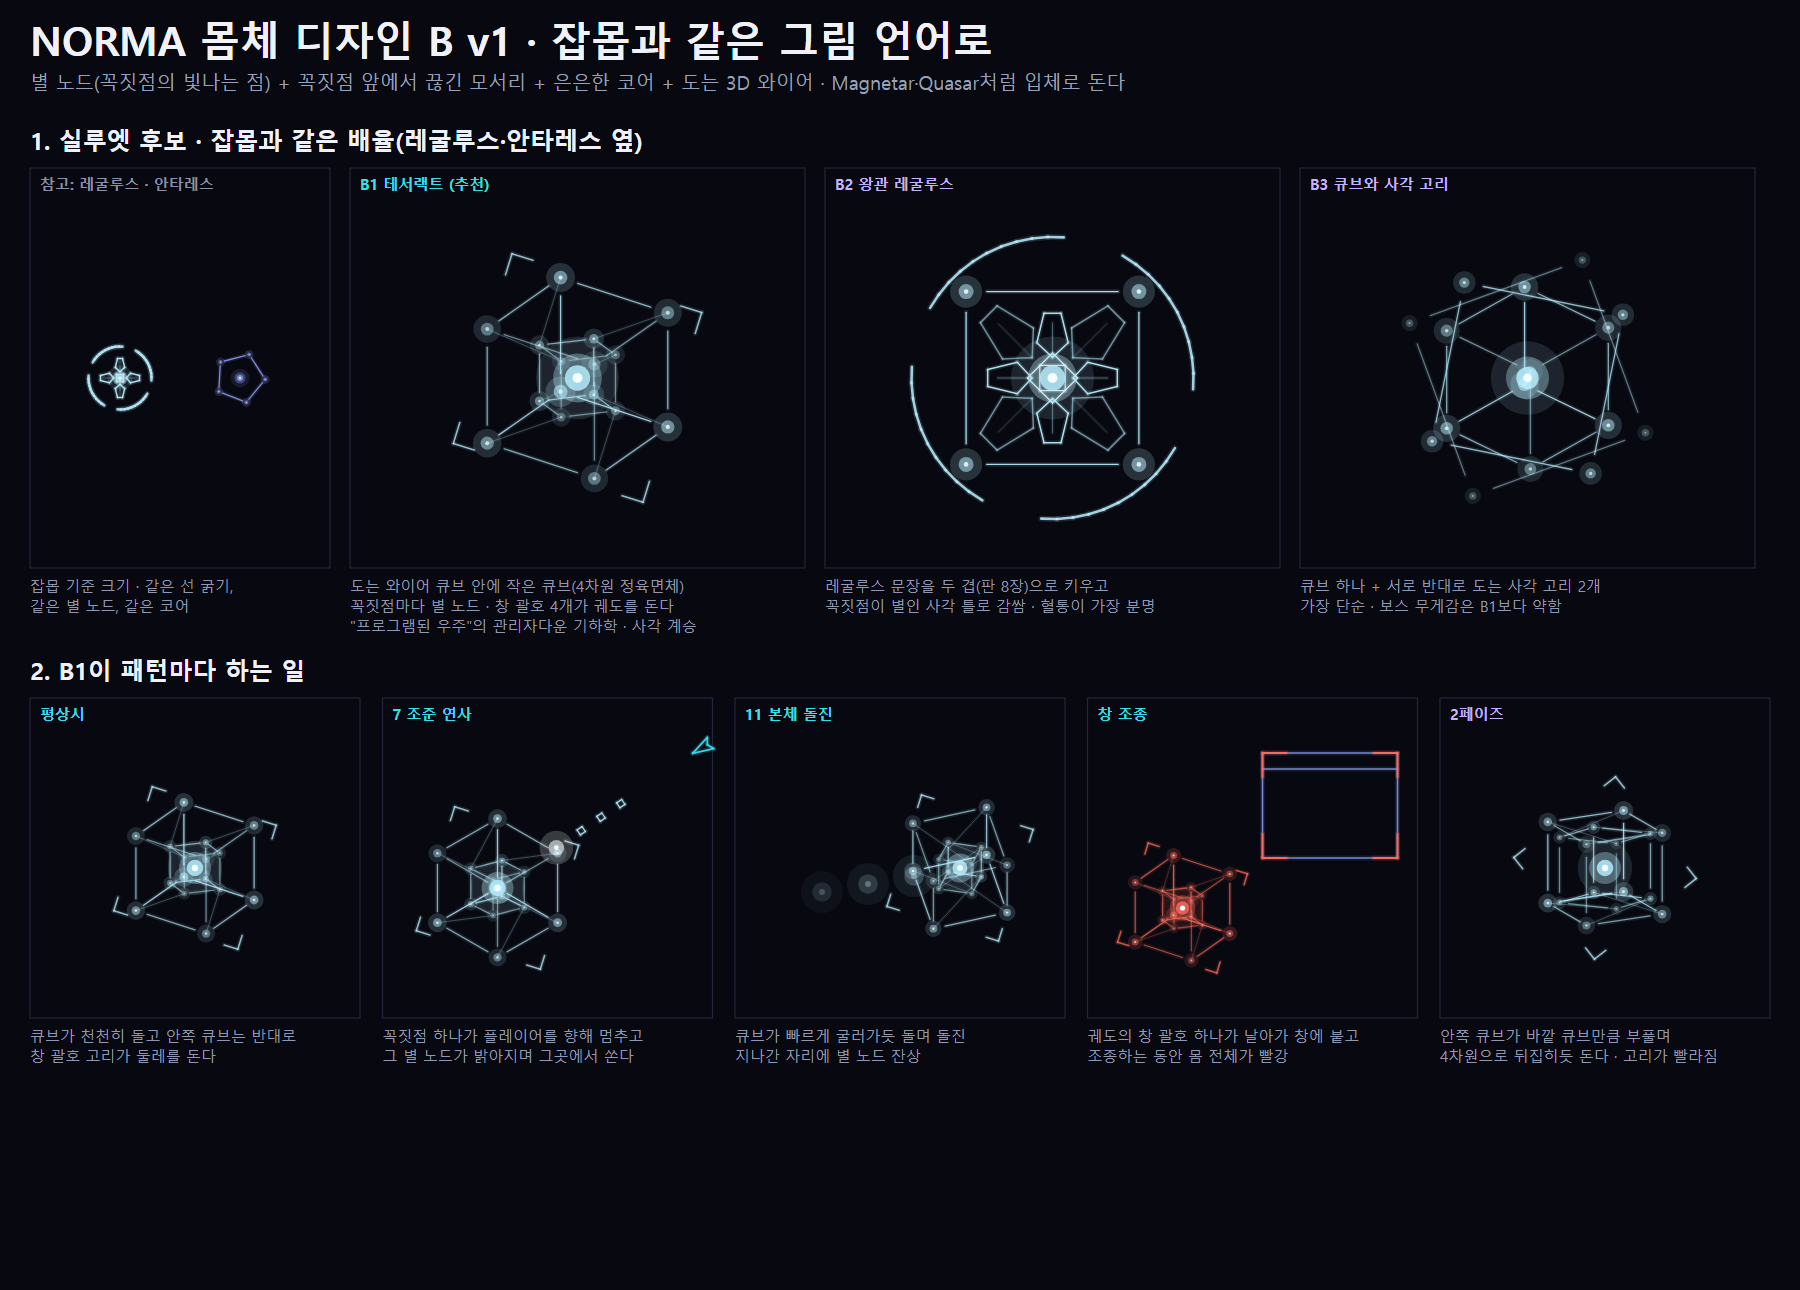

This chart was generated by the following Python code:
"""NORMA body design B v1 (SVG), in the regular mobs' own drawing language.

The mobs are drawn as constellations: thin lines over a faint wide glow,
edges split short of each vertex, glowing star nodes on the vertices, a
soft core, and 3D wire bodies that turn (Magnetar's lattice, Quasar's orb).
This board draws NORMA that way, next to Regulus and Antares at game scale.
Lines only for faces (no filled faces); nodes and cores are glows, as on
every mob. No dashed lines, plates, or thorn spikes.
Usage: python Norma_Body_Design_B_v1.py <out_dir>
"""
import math, sys, os

OUT = sys.argv[1]
TAU = math.tau

ICE = "#b8efff"
WHITE = "#f4fdff"
BLUE = "#8fa2ff"
RED = "#ff6a5c"
DIM = "#4d6a78"

STYLE = """
.bg{fill:#080910}
.frame{fill:none;stroke:#23263a;stroke-width:1.2}
.t1{font:700 40px 'Malgun Gothic','Noto Sans CJK KR',sans-serif;fill:#f1f2f8}
.t2{font:19px 'Malgun Gothic','Noto Sans CJK KR',sans-serif;fill:#9aa0b8}
.h{font:700 24px 'Malgun Gothic','Noto Sans CJK KR',sans-serif;fill:#eef0fa}
.s{font:15px 'Malgun Gothic','Noto Sans CJK KR',sans-serif;fill:#9097ae}
.tag{font:700 15px 'Malgun Gothic','Noto Sans CJK KR',sans-serif;fill:#34e0f0}
.tagv{font:700 15px 'Malgun Gothic','Noto Sans CJK KR',sans-serif;fill:#c3b2ff}
.tagg{font:700 15px 'Malgun Gothic','Noto Sans CJK KR',sans-serif;fill:#8a90a8}
"""


class Svg:
    def __init__(self, w, h, title):
        self.w, self.h, self.title, self.o = w, h, title, []

    def seg(self, x1, y1, x2, y2, col, a=0.9, w=1.4):
        """A mob line: faint wide glow under a thin bright stroke."""
        self.o.append(f'<path d="M{x1:.1f} {y1:.1f} {x2:.1f} {y2:.1f}" stroke="{col}" stroke-opacity="{a * 0.14:.3f}" '
                      f'stroke-width="{w + 3.2:.1f}" stroke-linecap="round" fill="none"/>')
        self.o.append(f'<path d="M{x1:.1f} {y1:.1f} {x2:.1f} {y2:.1f}" stroke="{col}" stroke-opacity="{a:.3f}" '
                      f'stroke-width="{w:.1f}" stroke-linecap="round" fill="none"/>')

    def dot(self, x, y, r, col, a):
        self.o.append(f'<circle cx="{x:.1f}" cy="{y:.1f}" r="{r:.1f}" fill="{col}" fill-opacity="{a:.3f}"/>')

    def node(self, x, y, r, col, a=1.0):
        """Star node: halo, body, white point (DrawEnemyNode)."""
        self.dot(x, y, r * 1.55, col, a * 0.20)
        self.dot(x, y, r * 0.72, col, a * 0.58)
        self.dot(x, y, r * 0.22, WHITE, a * 0.95)

    def core(self, x, y, s, col, a=1.0):
        """Soft core (DrawEnemyCore)."""
        self.dot(x, y, s * 2.35, col, a * 0.12)
        self.dot(x, y, s * 1.38, col, a * 0.34)
        self.dot(x, y, s * 0.72, col, a * 0.82)
        self.dot(x, y, s * 0.28, WHITE, a)

    def arc(self, x, y, r, a0, sweep, col, a=0.9, w=1.2, n=24):
        for i in range(n):
            u0, u1 = a0 + sweep * i / n, a0 + sweep * (i + 1) / n
            self.seg(x + math.cos(u0) * r, y + math.sin(u0) * r, x + math.cos(u1) * r, y + math.sin(u1) * r, col, a, w)

    def rect(self, x, y, w, h):
        self.o.append(f'<rect class="frame" x="{x:.1f}" y="{y:.1f}" width="{w:.1f}" height="{h:.1f}"/>')

    def text(self, cls, x, y, s, anchor="start"):
        s = s.replace("&", "&amp;").replace("<", "&lt;")
        self.o.append(f'<text class="{cls}" x="{x:.1f}" y="{y:.1f}" text-anchor="{anchor}">{s}</text>')

    def lines(self, cls, x, y, rows, gap=20):
        for i, r in enumerate(rows):
            self.text(cls, x, y + i * gap, r)

    def save(self, name):
        svg = (f'<svg xmlns="http://www.w3.org/2000/svg" viewBox="0 0 {self.w} {self.h}" '
               f'width="{self.w}" height="{self.h}"><title>{self.title}</title>'
               f'<defs><style>{STYLE}</style></defs>'
               f'<rect class="bg" width="{self.w}" height="{self.h}"/>\n' + "\n".join(self.o) + "\n</svg>")
        with open(os.path.join(OUT, name), "w", encoding="utf-8") as f:
            f.write(svg)


# ---------- 3D wire helpers ----------

CUBE = [(-1, -1, -1), (1, -1, -1), (1, 1, -1), (-1, 1, -1), (-1, -1, 1), (1, -1, 1), (1, 1, 1), (-1, 1, 1)]
EDGES = [(0, 1), (1, 2), (2, 3), (3, 0), (4, 5), (5, 6), (6, 7), (7, 4), (0, 4), (1, 5), (2, 6), (3, 7)]


def turn(p, yaw, pitch):
    x, y, z = p
    c, s = math.cos(yaw), math.sin(yaw)
    x, z = x * c + z * s, -x * s + z * c
    c, s = math.cos(pitch), math.sin(pitch)
    y, z = y * c - z * s, y * s + z * c
    return x, y, z


def split_edge(S, a, b, col, alpha, w=1.3, gap=0.16):
    """Edge split short of both vertices (Antares' frame)."""
    ax, ay = a[0] + (b[0] - a[0]) * gap, a[1] + (b[1] - a[1]) * gap
    bx, by = b[0] + (a[0] - b[0]) * gap, b[1] + (a[1] - b[1]) * gap
    S.seg(ax, ay, bx, by, col, alpha, w)


def wire_cube(S, x, y, r, yaw, pitch, col, node_r, alpha=1.0, nodes=True, w=1.3):
    pts = [turn(p, yaw, pitch) for p in CUBE]
    scr = [(x + p[0] * r, y + p[1] * r, p[2]) for p in pts]
    for i, j in EDGES:
        depth = (scr[i][2] + scr[j][2]) * 0.5   # -1 far .. +1 near (z toward viewer)
        a = alpha * (0.45 + 0.45 * (depth + 1.732) / 3.464)
        split_edge(S, scr[i], scr[j], col, a, w)
    if nodes:
        for px, py, pz in sorted(scr, key=lambda q: q[2]):
            k = 0.55 + 0.45 * (pz + 1.732) / 3.464
            S.node(px, py, node_r * (0.8 + 0.3 * k), col, alpha * k)
    return scr


def tesseract(S, x, y, r, yaw, pitch, col, node_r, inner=0.5, alpha=1.0):
    outer = wire_cube(S, x, y, r, yaw, pitch, col, node_r, alpha)
    inn = wire_cube(S, x, y, r * inner, -yaw * 1.3 + 0.4, pitch * 0.6, col, node_r * 0.7, alpha * 0.85)
    for (ox, oy, _), (ix, iy, _) in zip(outer, inn):
        S.seg(ox, oy, ix, iy, col, alpha * 0.30, 0.9)
    return outer, inn


def crest(S, x, y, base, phase, col, alpha=0.92):
    """Regulus' shield crest: four kite plates with cut tips round a square heart."""
    tip = base * 1.15
    for k in range(4):
        a = phase + math.pi / 2 * k
        ps = [(x + math.cos(a) * tip * 0.30, y + math.sin(a) * tip * 0.30),
              (x + math.cos(a - 0.42) * tip * 0.56, y + math.sin(a - 0.42) * tip * 0.56),
              (x + math.cos(a - 0.13) * tip * 0.95, y + math.sin(a - 0.13) * tip * 0.95),
              (x + math.cos(a + 0.13) * tip * 0.95, y + math.sin(a + 0.13) * tip * 0.95),
              (x + math.cos(a + 0.42) * tip * 0.56, y + math.sin(a + 0.42) * tip * 0.56)]
        for i in range(5):
            S.seg(*ps[i], *ps[(i + 1) % 5], col, alpha, 1.5)
        S.seg(*ps[0], x + math.cos(a) * tip * 0.8, y + math.sin(a) * tip * 0.8, col, alpha * 0.45, 0.9)
    sq = [(x + math.cos(phase + math.pi / 4 + k * math.pi / 2) * base * 0.3,
           y + math.sin(phase + math.pi / 4 + k * math.pi / 2) * base * 0.3) for k in range(4)]
    for k in range(4):
        S.seg(*sq[k], *sq[(k + 1) % 4], WHITE, 0.9, 1.2)


def plates(S, x, y, base, phase, col):
    for k in range(4):
        a0 = phase + math.pi / 2 * k + 0.22
        S.arc(x, y, base * 1.75, a0, math.pi / 2 - 0.44, col, 0.85, 2.6, 10)


def regulus(S, x, y, base=18.0):
    plates(S, x, y, base, 0.3, ICE)
    crest(S, x, y, base, 0.0, ICE)
    S.core(x, y, base * 0.30, ICE)


def antares(S, x, y, base=18.0, ang=-1.2):
    vs = [(x + math.cos(ang + k * TAU / 5) * base * 1.4, y + math.sin(ang + k * TAU / 5) * base * 1.4) for k in range(5)]
    for k in range(5):
        split_edge(S, vs[k], vs[(k + 1) % 5], BLUE, 0.85, 1.3, 0.14)
    for v in vs:
        S.node(*v, base * 0.16, BLUE, 0.9)
    S.core(x, y, base * 0.22, BLUE)


def square_ring(S, x, y, r, phase, col, alpha, node_r):
    """A flat square frame, split at the corners, nodes on the corners."""
    vs = [(x + math.cos(phase + math.pi / 4 + k * math.pi / 2) * r,
           y + math.sin(phase + math.pi / 4 + k * math.pi / 2) * r) for k in range(4)]
    for k in range(4):
        split_edge(S, vs[k], vs[(k + 1) % 4], col, alpha, 1.3, 0.12)
    for v in vs:
        S.node(*v, node_r, col, alpha)


def bracket_ring(S, x, y, r, phase, col, alpha, arm):
    """Four corner brackets (the panes' own mark) orbiting as a ring."""
    for k in range(4):
        a = phase + math.pi / 4 + k * math.pi / 2
        cx, cy = x + math.cos(a) * r, y + math.sin(a) * r
        for da in (0.75 * math.pi, -0.75 * math.pi):
            S.seg(cx, cy, cx + math.cos(a + da) * arm, cy + math.sin(a + da) * arm, col, alpha, 1.6)


# ---------- NORMA variants (base = body unit, like the mobs) ----------

def norma_b1(S, x, y, base, yaw=0.6, pitch=0.5, col=ICE, ring=0.3, phase2=False, red=None):
    """B1 tesseract: a turning wire cube with a cube inside it; Regulus'
    square heart and core at the centre; the panes' brackets orbit."""
    c = red or col
    if phase2:
        tesseract(S, x, y, base * 1.25, yaw, pitch, c, base * 0.17, inner=0.78)
    else:
        tesseract(S, x, y, base * 1.25, yaw, pitch, c, base * 0.17, inner=0.45)
    bracket_ring(S, x, y, base * 2.7, ring, c, 0.75, base * 0.42)
    S.core(x, y, base * 0.34, c)


def norma_b2(S, x, y, base, col=ICE):
    """B2 crowned Regulus: the crest doubled (eight plates in two tiers) in a
    split square frame with star corners."""
    crest(S, x, y, base * 1.6, math.pi / 4, col, 0.55)
    crest(S, x, y, base * 1.15, 0.0, col)
    square_ring(S, x, y, base * 2.35, 0.0, col, 0.9, base * 0.2)
    plates(S, x, y, base * 1.55, 0.3, col)
    S.core(x, y, base * 0.34, col)


def norma_b3(S, x, y, base, col=ICE):
    """B3 one cube, flat square rings: a single wire cube inside two
    counter-turning split square frames."""
    wire_cube(S, x, y, base * 1.1, 0.75, 0.55, col, base * 0.16)
    square_ring(S, x, y, base * 2.2, 0.2, col, 0.75, base * 0.14)
    square_ring(S, x, y, base * 2.5, -0.35, col, 0.45, base * 0.10)
    S.core(x, y, base * 0.30, col)


def player(S, x, y, ang=-90):
    a = math.radians(ang)
    ps = [(x + r * math.cos(a + math.radians(da)), y + r * math.sin(a + math.radians(da)))
          for da, r in ((0, 13), (140, 10), (180, 4), (220, 10))]
    for i in range(4):
        S.seg(*ps[i], *ps[(i + 1) % 4], "#34e0f0", 0.95, 1.8)


def shot(S, x, y, ang, s=6):
    u = (math.cos(ang), math.sin(ang)); v = (-u[1], u[0])
    ps = [(x + (px * u[0] + py * v[0]) * s, y + (px * u[1] + py * v[1]) * s)
          for px, py in ((-.5, -.5), (.5, -.5), (.5, .5), (-.5, .5))]
    for i in range(4):
        S.seg(*ps[i], *ps[(i + 1) % 4], ICE, 0.9, 1.3)


def board():
    W, H = 1800, 1290
    S = Svg(W, H, "NORMA 몸체 디자인 B v1")
    S.text("t1", 30, 56, "NORMA 몸체 디자인 B v1 · 잡몹과 같은 그림 언어로")
    S.text("t2", 30, 90, "별 노드(꼭짓점의 빛나는 점) + 꼭짓점 앞에서 끊긴 모서리 + 은은한 코어 + 도는 3D 와이어 · Magnetar·Quasar처럼 입체로 돈다")

    # row 1: references and variants at game scale
    S.text("h", 30, 150, "1. 실루엣 후보 · 잡몹과 같은 배율(레굴루스·안타레스 옆)")
    fy, fh = 168, 400
    cells = [(300, "참고: 레굴루스 · 안타레스", "tagg"), (455, "B1 테서랙트 (추천)", "tag"),
             (455, "B2 왕관 레굴루스", "tagv"), (455, "B3 큐브와 사각 고리", "tagv")]
    x = 30
    caps = [["잡몹 기준 크기 · 같은 선 굵기,", "같은 별 노드, 같은 코어"],
            ["도는 와이어 큐브 안에 작은 큐브(4차원 정육면체)", "꼭짓점마다 별 노드 · 창 괄호 4개가 궤도를 돈다",
             "\"프로그램된 우주\"의 관리자다운 기하학 · 사각 계승"],
            ["레굴루스 문장을 두 겹(판 8장)으로 키우고", "꼭짓점이 별인 사각 틀로 감쌈 · 혈통이 가장 분명"],
            ["큐브 하나 + 서로 반대로 도는 사각 고리 2개", "가장 단순 · 보스 무게감은 B1보다 약함"]]
    for i, (w, tag, cls) in enumerate(cells):
        S.rect(x, fy, w, fh)
        S.text(cls, x + 10, fy + 22, tag)
        S.lines("s", x, fy + fh + 24, caps[i])
        cx, cy = x + w / 2, fy + fh / 2 + 10
        if i == 0:
            regulus(S, cx - 60, cy, 18)
            antares(S, cx + 60, cy, 18)
        elif i == 1:
            norma_b1(S, cx, cy, 52)
        elif i == 2:
            norma_b2(S, cx, cy, 52)
        else:
            norma_b3(S, cx, cy, 52)
        x += w + 20

    # row 2: B1 at work
    y2 = fy + fh + 130
    S.text("h", 30, y2 - 18, "2. B1이 패턴마다 하는 일")
    sw, sh = 330, 320
    gap = (W - 60 - 5 * sw) / 4
    st = lambda i: 30 + i * (sw + gap)
    base = 34

    fx = st(0); S.rect(fx, y2, sw, sh); S.text("tag", fx + 10, y2 + 22, "평상시")
    S.lines("s", fx, y2 + sh + 24, ["큐브가 천천히 돌고 안쪽 큐브는 반대로", "창 괄호 고리가 둘레를 돈다"])
    norma_b1(S, fx + sw / 2, y2 + sh / 2 + 10, base)

    fx = st(1); S.rect(fx, y2, sw, sh); S.text("tag", fx + 10, y2 + 22, "7 조준 연사")
    S.lines("s", fx, y2 + sh + 24, ["꼭짓점 하나가 플레이어를 향해 멈추고", "그 별 노드가 밝아지며 그곳에서 쏜다"])
    cx, cy = fx + sw / 2 - 50, y2 + sh / 2 + 30
    norma_b1(S, cx, cy, base, yaw=0.785, pitch=0.615)
    a = -0.6
    tipx, tipy = cx + math.cos(a) * base * 2.1, cy + math.sin(a) * base * 2.1
    S.node(tipx, tipy, base * 0.32, WHITE, 1.0)
    for j in range(3):
        shot(S, tipx + math.cos(a) * (30 + j * 24), tipy + math.sin(a) * (30 + j * 24), a)
    player(S, cx + math.cos(a) * 250, cy + math.sin(a) * 250, 150)

    fx = st(2); S.rect(fx, y2, sw, sh); S.text("tag", fx + 10, y2 + 22, "11 본체 돌진")
    S.lines("s", fx, y2 + sh + 24, ["큐브가 빠르게 굴러가듯 돌며 돌진", "지나간 자리에 별 노드 잔상"])
    cx, cy = fx + sw / 2 + 60, y2 + sh / 2 + 10
    for j in (3, 2, 1):
        S.node(cx - j * 46, cy + j * 8, base * 0.4, ICE, 0.5 - j * 0.1)
    norma_b1(S, cx, cy, base * 0.9, yaw=1.3, pitch=0.9)

    fx = st(3); S.rect(fx, y2, sw, sh); S.text("tag", fx + 10, y2 + 22, "창 조종")
    S.lines("s", fx, y2 + sh + 24, ["궤도의 창 괄호 하나가 날아가 창에 붙고", "조종하는 동안 몸 전체가 빨강"])
    cx, cy = fx + 95, y2 + sh / 2 + 50
    norma_b1(S, cx, cy, base * 0.8, red=RED)
    px, py, pw, ph = fx + 175, y2 + 55, 135, 105
    for (ax, ay, bx, by) in ((px, py, px + pw, py), (px + pw, py, px + pw, py + ph),
                             (px + pw, py + ph, px, py + ph), (px, py + ph, px, py), (px, py + 16, px + pw, py + 16)):
        S.seg(ax, ay, bx, by, BLUE, 0.8, 1.6)
    for (bx, by, sx, sy) in ((px, py, 1, 1), (px + pw, py, -1, 1), (px, py + ph, 1, -1), (px + pw, py + ph, -1, -1)):
        S.seg(bx, by, bx + sx * 24, by, RED, 0.95, 2.0)
        S.seg(bx, by, bx, by + sy * 24, RED, 0.95, 2.0)

    fx = st(4); S.rect(fx, y2, sw, sh); S.text("tagv", fx + 10, y2 + 22, "2페이즈")
    S.lines("s", fx, y2 + sh + 24, ["안쪽 큐브가 바깥 큐브만큼 부풀며", "4차원으로 뒤집히듯 돈다 · 고리가 빨라짐"])
    norma_b1(S, fx + sw / 2, y2 + sh / 2 + 10, base, yaw=1.1, pitch=0.3, ring=0.9, phase2=True)

    S.save("Norma_Body_Design_B_v1.svg")


board()
print("ok")
